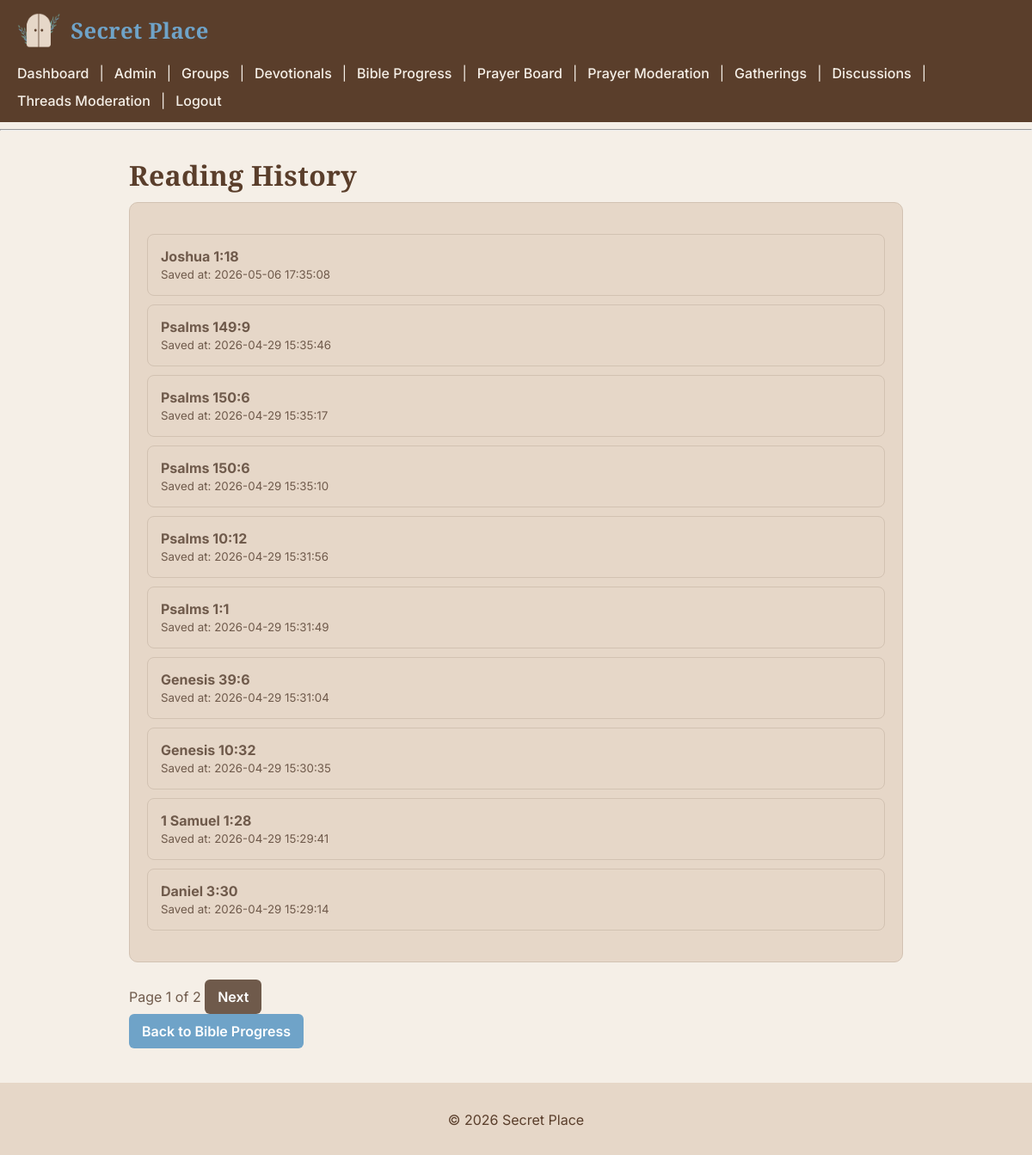
Page /bible/history (signed in) on the committed database.
### tables this page shows
CREATE TABLE bible_progress_history (
    id INTEGER PRIMARY KEY AUTOINCREMENT,
    user_id INTEGER NOT NULL,
    book TEXT NOT NULL,
    chapter INTEGER NOT NULL,
    verse INTEGER NOT NULL,
    saved_at DATETIME DEFAULT CURRENT_TIMESTAMP,
    FOREIGN KEY(user_id) REFERENCES users(id)
);

### routes/bible.py (the view)
@bible_bp.route("/history")
def bible_history():
    user_id = session.get("user_id")
    if not user_id:
        return redirect(url_for("auth.login"))
    page = request.args.get("page", 1, type=int)
    per_page = 10
    history, total = get_bible_history_paginated(user_id, page, per_page)
    total_pages = (total + per_page - 1) // per_page
    return render_template(
        "bible_history.html",
        history=history,
        page=page,
        total_pages=total_pages
    )

### sqlite_db.py (called while the page is built)
def connect_db():
    return sqlite3.connect(Config.DATABASE)

def get_bible_history_paginated(user_id, page=1, per_page=10):
    conn = connect_db()
    cursor = conn.cursor()
    offset = (page - 1) * per_page
    cursor.execute(
        """
        SELECT book, chapter, verse, saved_at
        FROM bible_progress_history
        WHERE user_id = ?
        ORDER BY saved_at DESC
        LIMIT ? OFFSET ?
        """,
        (user_id, per_page, offset)
    )
    history_records = cursor.fetchall()
    cursor.execute(
        """
        SELECT COUNT(*)
        FROM bible_progress_history
        WHERE user_id = ?
        """,
        (user_id,)
    )
    total_records = cursor.fetchone()[0]
    conn.close()
    return history_records, total_records

### templates/bible_history.html (shortened to what this page needs)
{% extends "layout.html" %}
{% block content %}
<h1>Reading History</h1>
{% if history %}
<div class="card mb-4">
    <ul>
        {% for h in history %}
        <li>
            <strong>{{ h[0] }} {{ h[1] }}:{{ h[2] }}</strong><br>
            <small>Saved at: {{ h[3] }}</small>
        </li>
        {% endfor %}
    </ul>
</div>
<div class="d-flex gap-2 mb-3">
    <span>Page {{ page }} of {{ total_pages }}</span>
    {% if page < total_pages %}
        <a href="{{ url_for('bible.bible_history', page=page+1) }}" class="btn btn-secondary">
            Next
        </a>
    {% endif %}
</div>
{% else %}
<p>No reading history yet.</p>
{% endif %}
<a href="{{ url_for('bible.view_progress') }}" class="btn btn-primary">
    Back to Bible Progress
</a>
{% endblock %}

### static/css/styles.css (style rules this page uses)
body { font-family: 'Inter', sans-serif; background-color: #f5efe7; color: #6f5a4b; margin: 0; padding: 0; }
h1, h2, h3, h4, h5, h6 { font-family: 'Playfair Display', serif; color: #5a3e2b; font-weight: 700; letter-spacing: 0.3px; margin-bottom: 10px; }
h1 { font-size: 2rem; margin-bottom: 10px; }
.card { background-color: #e6d7c8; padding: 20px; border-radius: 10px; margin-bottom: 20px; border: 1px solid #d2c2b2; }
a { color: #6fa3c8; }
button, .button, .btn { font-family: 'Inter', sans-serif; font-weight: 600; background-color: #6fa3c8; color: white; border: none; padding: 10px 15px; text-decoration: none; cursor: pointer; border-radius: 6px; display: inline-block; transition: all 0.2s ease; }
ul { list-style-type: none; padding-left: 0; }
ul li { background-color: #e6d7c8; margin-bottom: 10px; padding: 15px; border-radius: 8px; border: 1px solid #d2c2b2; }
.btn-secondary { background-color: #6f5a4b; }

### rows in the picture
bible_progress_history: book "Joshua", chapter "1", verse "18", saved_at "2026-05-06 17:35:08"
bible_progress_history: book "Psalms", chapter "149", verse "9", saved_at "2026-04-29 15:35:46"
bible_progress_history: book "Psalms", chapter "150", verse "6", saved_at "2026-04-29 15:35:17"
bible_progress_history: book "Psalms", chapter "150", verse "6", saved_at "2026-04-29 15:35:10"
bible_progress_history: book "Psalms", chapter "10", verse "12", saved_at "2026-04-29 15:31:56"
bible_progress_history: book "Psalms", chapter "1", verse "1", saved_at "2026-04-29 15:31:49"
bible_progress_history: book "Genesis", chapter "39", verse "6", saved_at "2026-04-29 15:31:04"
bible_progress_history: book "Genesis", chapter "10", verse "32", saved_at "2026-04-29 15:30:35"
bible_progress_history: book "1 Samuel", chapter "1", verse "28", saved_at "2026-04-29 15:29:41"
bible_progress_history: book "Daniel", chapter "3", verse "30", saved_at "2026-04-29 15:29:14"

### other values in the picture
{{ page }} "1"
{{ total_pages }} "2"
